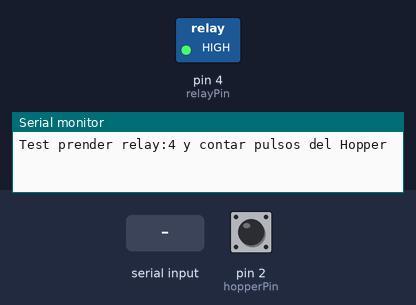
Bench run of a sketch on a simulated Arduino Uno, built with avr-gcc and run on an emulated ATmega328P. Parts: switched loads named in the sketch (green lamp = pin HIGH), the last lines printed to the serial monitor. Inputs (shaded band) come from the test bench; at power-on: pin 2 (hopperPin) HIGH.

Above: at 1.2 s.
1.3 s: "p" received over Serial
At 2.4 s:
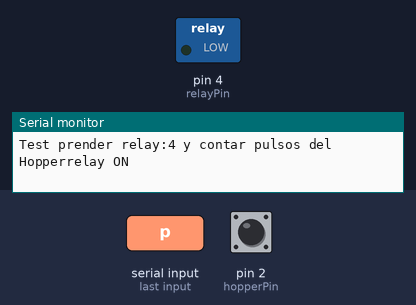
6.0 s: "a" received over Serial
At 7.2 s:
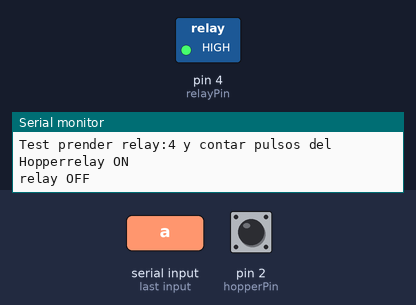
Timing chart, 0 to 8.5 s (numbered marks = the images above; inputs shaded):
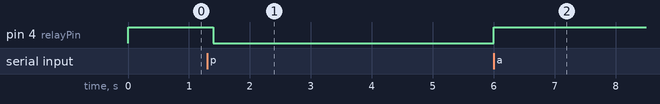

The sketch:

Codigo_Detectar_Pulsos_Hopper.ino
```cpp
volatile byte burp=0;    // a counter to see how many times the pin has changed
byte cmd=0;     // a place to put our serial data
int hopperPin = 2; //pin 2 as optical count input para el sensor del hopper
int relayPin=4;// variable para poner que relevador esta prendido, esta alternara entre los siguientes valores 4=$10,7=$5,8=$2,12=$1

void setup()
{
  Serial.begin(9600);

  pinMode(hopperPin, INPUT_PULLUP);     //optical count is an input for hopper sensor
  digitalWrite(hopperPin, HIGH); //use the internal pullup resistor on the optical input

  pinMode(4, OUTPUT);
  //pinMode(7, OUTPUT);pinMode(8, OUTPUT);pinMode(12, OUTPUT);
  digitalWrite(4, HIGH);
  //digitalWrite(7, HIGH);digitalWrite(8, HIGH);digitalWrite(12, HIGH);
  attachInterrupt(0, burpcount, RISING); // attach a PinChange Interrupt to our pin on the rising edge

  Serial.println();
  Serial.print("Test prender relay:4 y contar pulsos del Hopper");

}

void loop()
{
// Comand input code
  cmd= Serial.read();
    switch (cmd)
  {
    case 'c'://current -no se como Set Relay lo hare manualmente desde la inicializacion de la variable
    Serial.print("Current Relay:");Serial.println(relayPin);
    //Serial.print("Set RELAY TO:");
    //Serial.print("New Relay ->"); Serial.println(relayPin);
    break;

    case 'p'://Prender
    digitalWrite(relayPin, LOW);
    Serial.println("relay ON");
    break;

    case 'a'://Apagar
    digitalWrite(relayPin, HIGH);
    Serial.println("relay OFF");
    break;

    case 'r'://reset contador de pulsos del hopper burp
    burp=0;
    Serial.println("hopper pulse cont reseted");
    break;
  }
  cmd=0;
  delay(100);
}
void burpcount()
{
  burp++;
  Serial.print("h:");Serial.print(burp);
}
```

Measured:
- after the input at 1.3 s, pin 4 (relayPin): HIGH → LOW after 0.10 s
- after the input at 6.0 s, pin 4 (relayPin): LOW → HIGH at once
